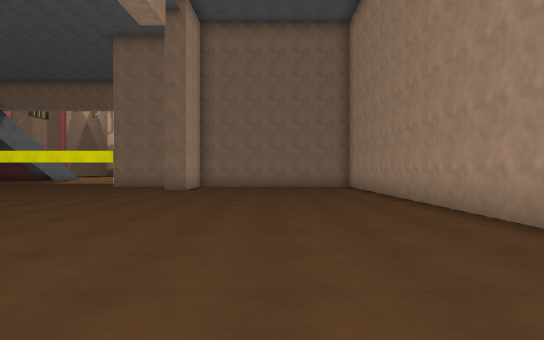
View 1 (above)

24 first-person views from a walk through a scene from a Unity 3-D project. The camera is 1.4 m above the floor, looks level and sees 75° across. The floor is counted in squares, 2 m on a side. Each view is taken from the middle of a square. On the plan, view 1 faces up. The plan holds only what a view shows up to about 11 squares ahead; the rest is blank. The place goes on beyond the plan. The player character is not drawn.

View 2
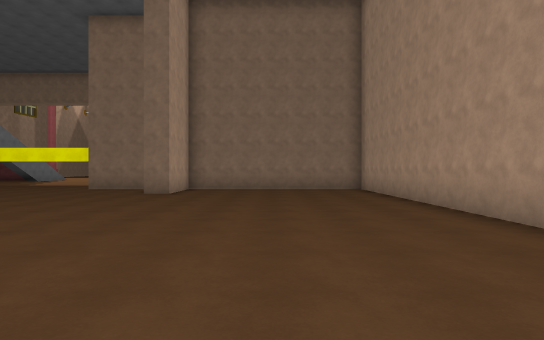

View 3
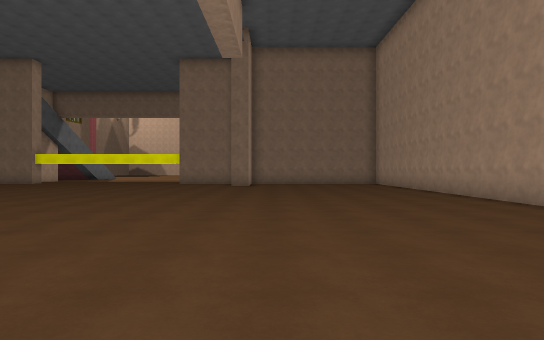

View 4
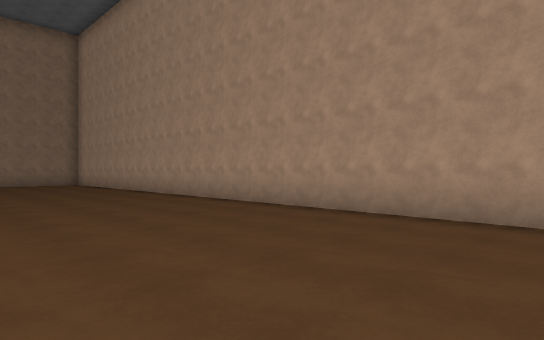

View 5
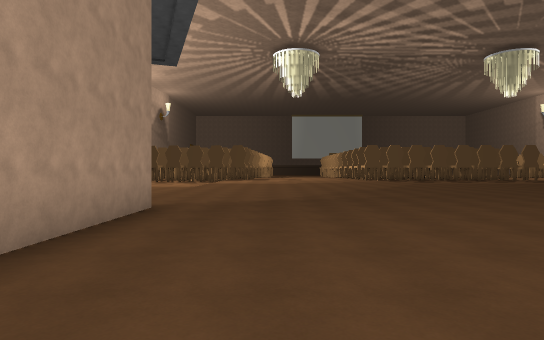

View 6
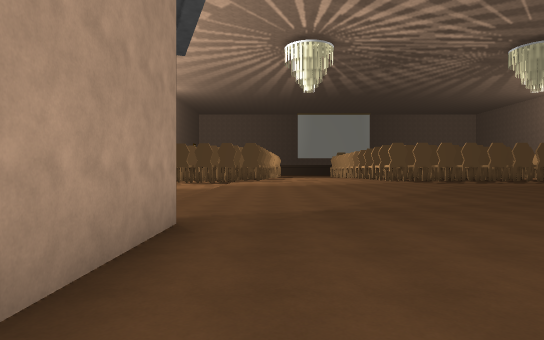

View 7
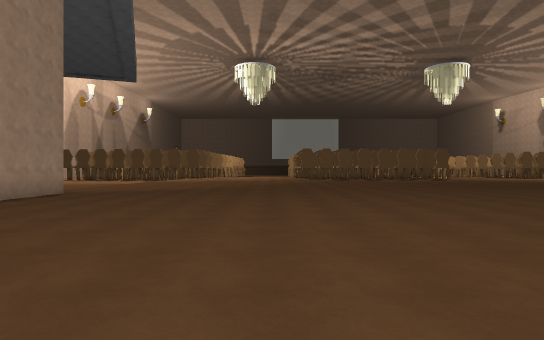

View 8
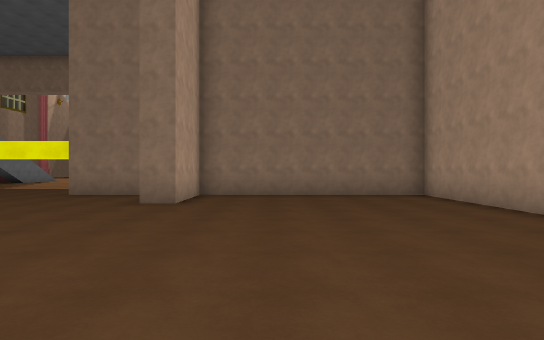

View 9
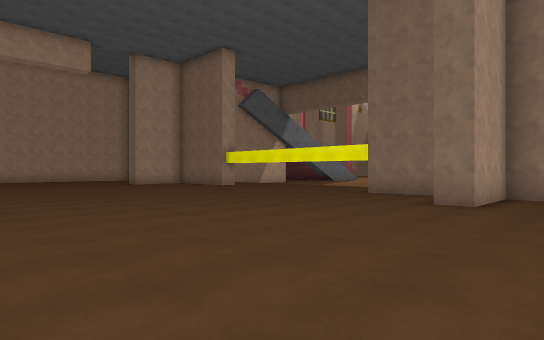

View 10
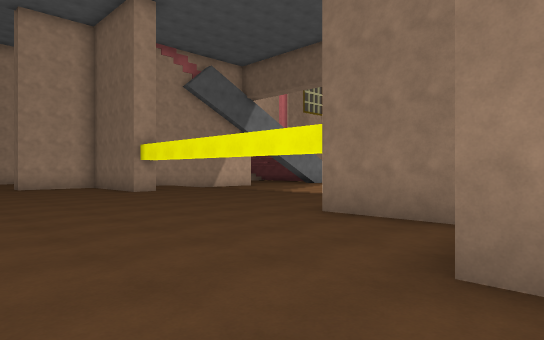

View 11
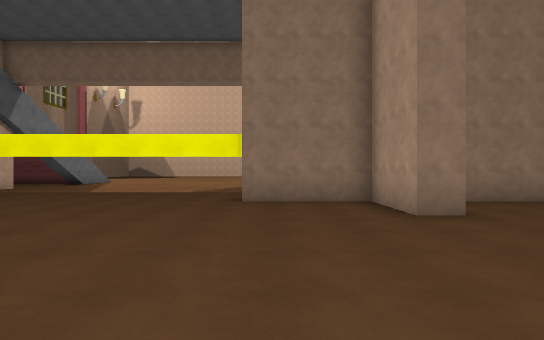

View 12
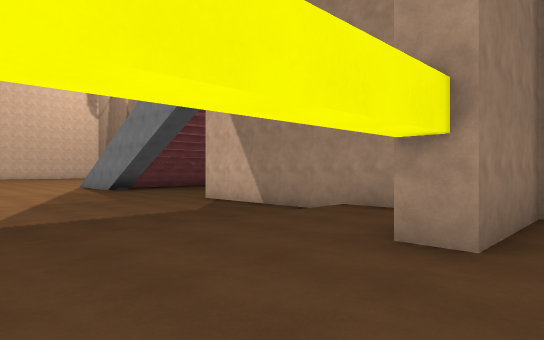

View 13
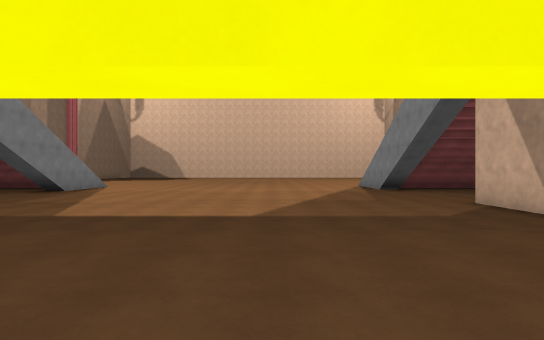

View 14
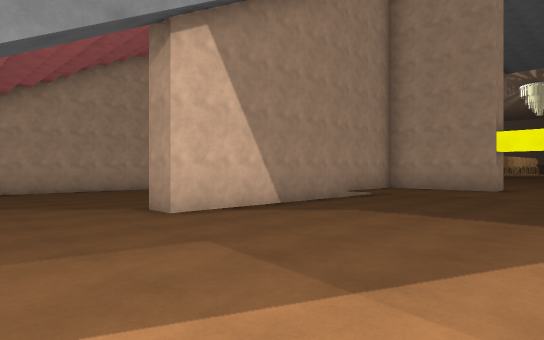

View 15
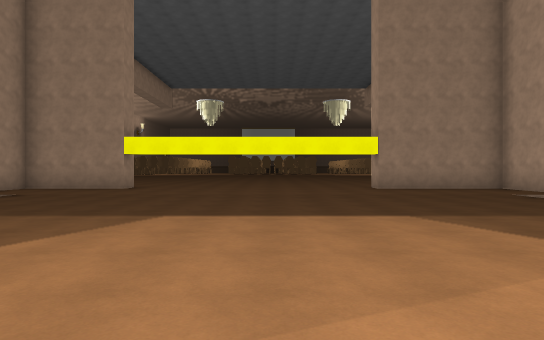

View 16
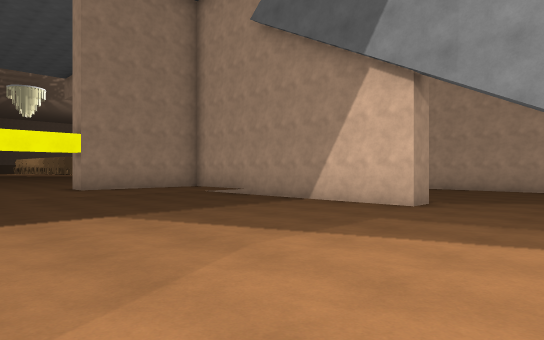

View 17
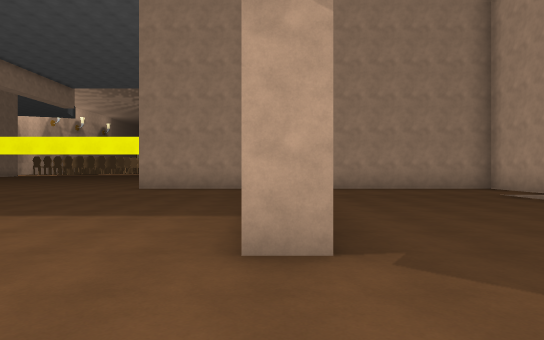

View 18
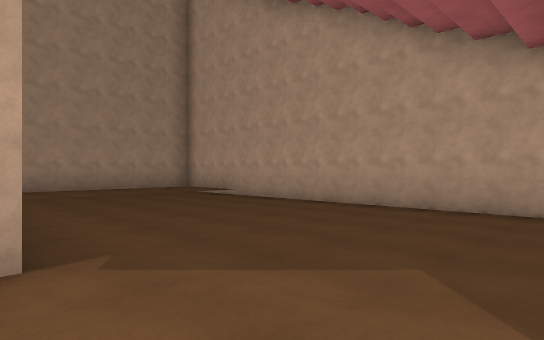

View 19
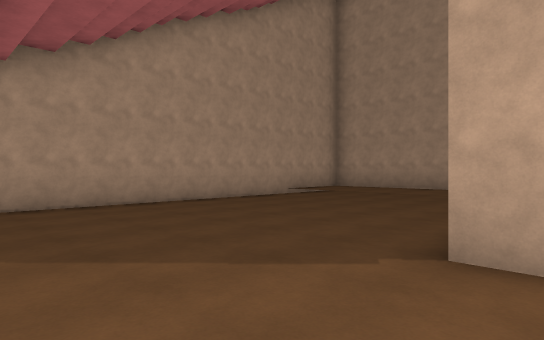

View 20
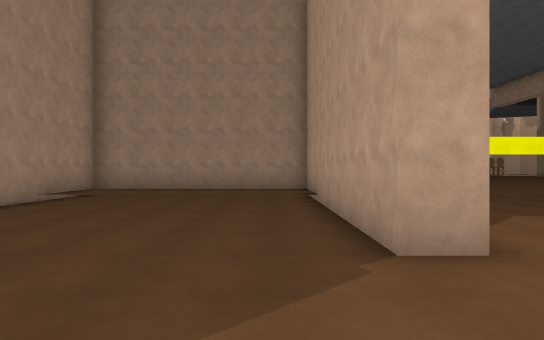

View 21
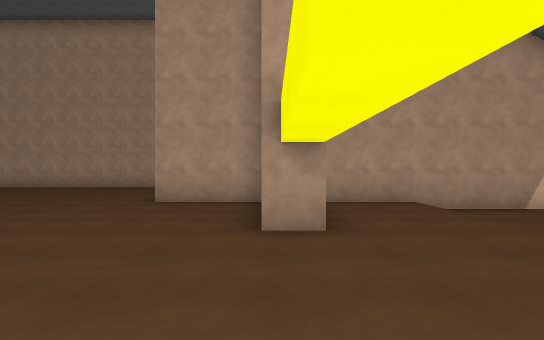

View 22
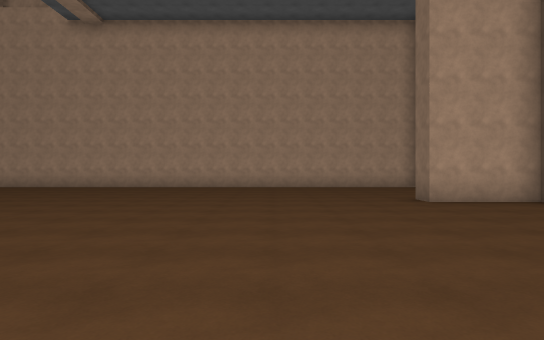

View 23
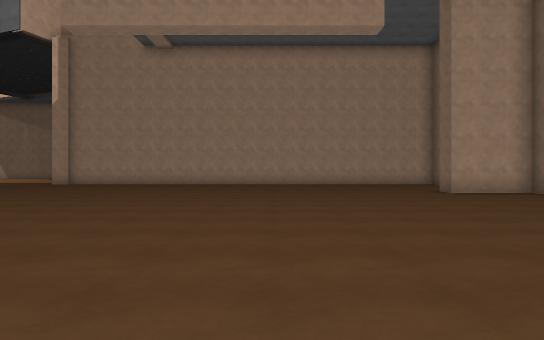

View 24
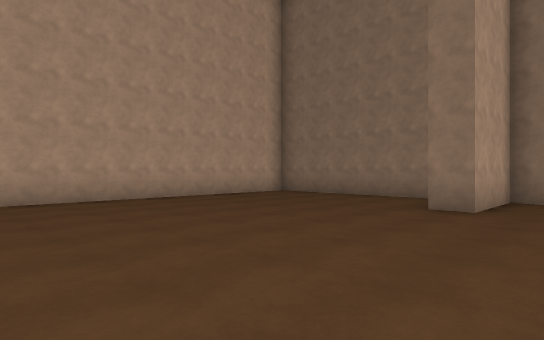

### Floor plan
Key: @ floor where view 1 was taken; # wall or solid block; . main floor; - floor 0.25 m lower than the main floor; / step, stairs or slope.
Columns run from 25 left of view 1 to 4 right of it. Each row starts with its distance up from view 1.
 26    --- -  --- - ------ ---
 25 #----------------------------#
 24 #----------------------------#
 23 #------#--------------#------#
 22 #------#--------------#------#
 21 #------#--------------#------#
 20 #------#--------------#------#
 19 #------#--------------#------#
 18 #//////#//////////////#//////#
 17 #..... #..............#......#
 16 #..... #..............#......#
 15 ###########........###########
 14   .....#..............#......#
 13 #......#..............#......#
 12 #............................#
 11 #............................#
 10 #............................#
  9 #............................#
  8 #............................#
  7 #............................#
  6     .........................#
  5     .........................#
  4     ............  ...........#
  3     ..........    ...........#
  2     .........     ...........#
  1        ....      ............#
  0        ...       ........@...#
 -1                 .............#
 -2                ..............#
 -3                ..............#
 -4                ..............
 -5                     ..........
 -6                    ...........
 -7                    ...........
 -8                    ...........
 -9                     ..........
-10                     ..........

Where each view was taken, in squares from view 1:
view 1: 0 up, 0 right, facing up
view 2: 2 up, 0 right, facing up
view 3: 3 down, 2 left, facing up
view 4: 3 down, 2 left, facing up-right
view 5: 3 up, 1 right, facing down
view 6: 1 up, 2 right, facing down
view 7: 7 up, 3 left, facing down
view 8: 5 up, 1 left, facing up
view 9: 5 up, 1 left, facing up-left
view 10: 10 up, 3 left, facing up-left
view 11: 7 up, 6 left, facing up
view 12: 14 up, 10 left, facing up-right
view 13: 14 up, 9 left, facing up
view 14: 26 up, 9 left, facing down-right
view 15: 26 up, 11 left, facing down
view 16: 26 up, 11 left, facing down-left
view 17: 26 up, 18 left, facing down
view 18: 26 up, 18 left, facing down-left
view 19: 26 up, 4 left, facing down-right
view 20: 26 up, 2 left, facing down
view 21: 15 up, 10 left, facing left
view 22: 9 up, 10 left, facing left
view 23: 7 up, 7 left, facing left
view 24: 6 up, 16 left, facing up-left
